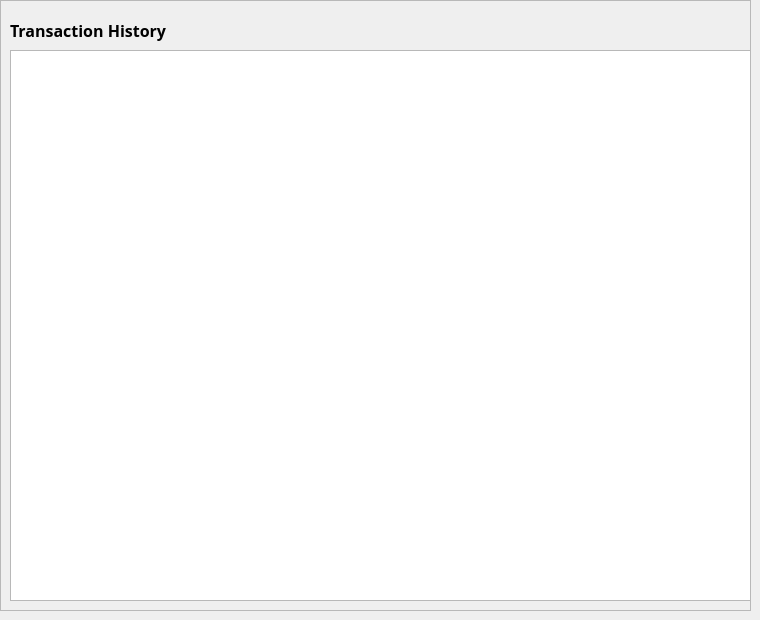
      <widget class="QWidget" name="transaction_history">
       <widget class="QFrame" name="frame_18">
        <property name="geometry">
         <rect>
          <x>0</x>
          <y>0</y>
          <width>751</width>
          <height>611</height>
         </rect>
        </property>
        <property name="frameShape">
         <enum>QFrame::StyledPanel</enum>
        </property>
        <property name="frameShadow">
         <enum>QFrame::Raised</enum>
        </property>
        <widget class="QListWidget" name="list_widget_transaction_history_self">
         <property name="geometry">
          <rect>
           <x>10</x>
           <y>50</y>
           <width>741</width>
           <height>551</height>
          </rect>
         </property>
         <property name="font">
          <font>
           <family>Open Sans</family>
           <pointsize>10</pointsize>
           <bold>true</bold>
          </font>
         </property>
        </widget>
        <widget class="QLabel" name="label_3">
         <property name="geometry">
          <rect>
           <x>10</x>
           <y>20</y>
           <width>171</width>
           <height>21</height>
          </rect>
         </property>
         <property name="font">
          <font>
           <family>Open Sans</family>
           <pointsize>12</pointsize>
           <bold>true</bold>
          </font>
         </property>
         <property name="text">
          <string>Transaction History</string>
         </property>
        </widget>
       </widget>
      </widget>
